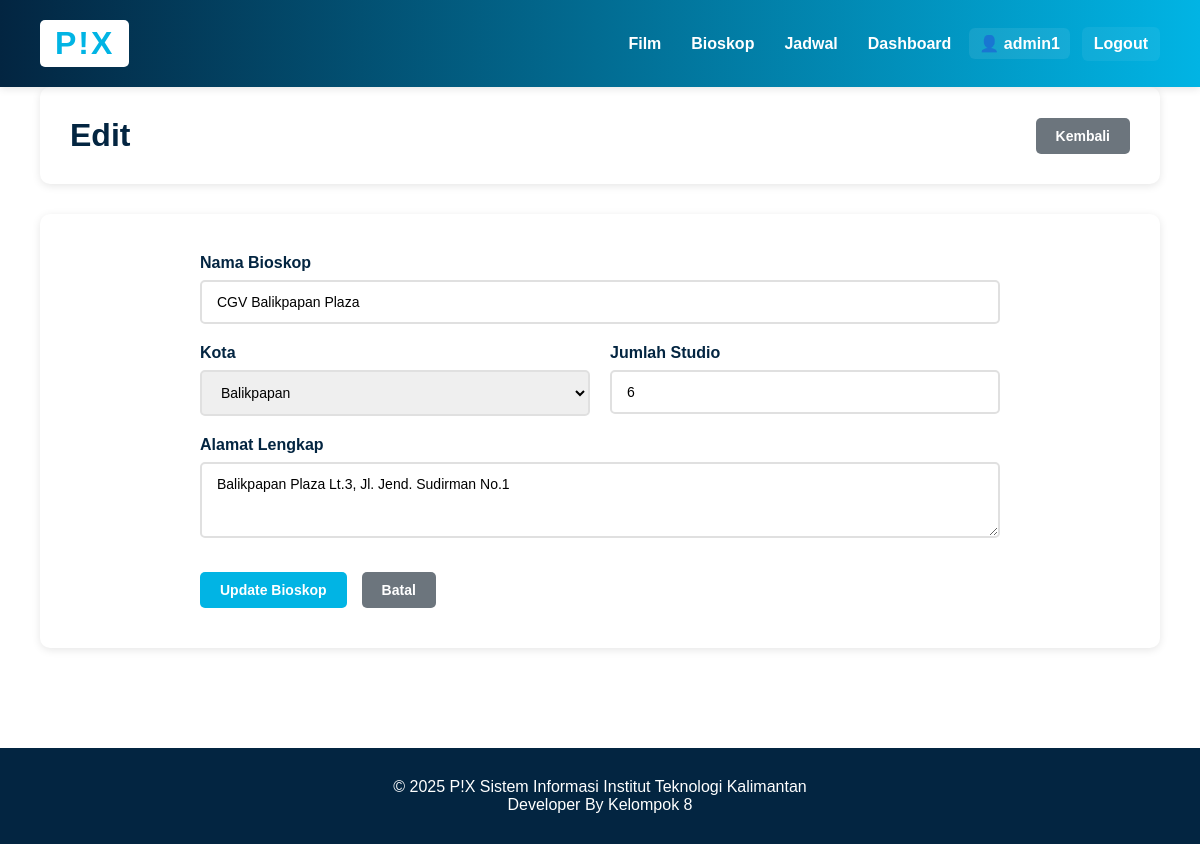
/index.php?module=bioskop&action=edit&id=1 (signed in), run on the app's committed database.
### tables this page shows
CREATE TABLE Bioskop (
    id_bioskop INT PRIMARY KEY AUTO_INCREMENT,
    nama_bioskop VARCHAR(100) NOT NULL,
    kota VARCHAR(50) NOT NULL,
    alamat_bioskop TEXT NOT NULL,
    jumlah_studio INT NOT NULL DEFAULT 4,
    created_at TIMESTAMP DEFAULT CURRENT_TIMESTAMP,
    updated_at TIMESTAMP DEFAULT CURRENT_TIMESTAMP ON UPDATE CURRENT_TIMESTAMP
);

### config/database.php (called while the page is built, shortened)
<?php
class Database {
    private $host = "localhost";
    private $db_name = "pix_database";
    private $username = "root";
    private $password = "";
    public function getConnection() {
        $this->conn = null;
        try {
            $this->conn = new PDO(
                "mysql:host=" . $this->host . ";dbname=" . $this->db_name,
                $this->username,
                $this->password
            );
            $this->conn->setAttribute(PDO::ATTR_ERRMODE, PDO::ERRMODE_EXCEPTION);
            $this->conn->exec("set names utf8mb4");
        } catch(PDOException $exception) {
            echo "Connection error: " . $exception->getMessage();
        }
        return $this->conn;
    }
}
?>

### models/Bioskop.php (called while the page is built, shortened)
<?php
require_once 'models/QueryBuilder.php';
class Bioskop {
    private $qb;
    private $table_name = "Bioskop";
    public $id_bioskop;
    public function __construct($db) {
        $this->qb = new QueryBuilder($db);
    }
    public function readOne() {
        $row = $this->qb->reset()
            ->table($this->table_name)
            ->select('*')
            ->where('id_bioskop', '=', $this->id_bioskop)
            ->first();
        if ($row) {
            $this->nama_bioskop = $row['nama_bioskop'];
            $this->kota = $row['kota'];
            $this->alamat_bioskop = $row['alamat_bioskop'];
            $this->jumlah_studio = $row['jumlah_studio'];
            return true;
        }
        return false;
    }
}
?>

### models/QueryBuilder.php (called while the page is built, shortened)
<?php
class QueryBuilder {
    private $bindings = [];
    public function table($table) {
        $this->table = $table;
        return $this;
    }
    public function select($columns = '*') {
        if (is_array($columns)) {
            $this->select = implode(', ', $columns);
        } else {
            $this->select = $columns;
        }
        return $this;
    }
    public function where($column, $operator, $value = null) {
        $placeholder = ':where_' . count($this->bindings);
        $this->bindings[$placeholder] = $value;
        return $this;
    }
    public function limit($limit) {
        $this->limit = $limit;
        return $this;
    }
    public function reset() {
        $this->bindings = [];
        $this->offset = null;
        return $this;
    }
}
?>

### views/bioskop/edit.php (the view, shortened to what this page needs)
<?php require_once 'views/layouts/header.php'; ?>
<div class="container">
    <div class="header-section">
        <h1>Edit</h1>
        <a href="index.php?module=bioskop" class="btn btn-secondary">Kembali</a>
    </div>
    <div class="form-container">
        <form method="POST" action="index.php?module=bioskop&action=update" class="movie-form">
            <div class="form-group">
                <label for="nama_bioskop">Nama Bioskop </label>
                <input type="text" id="nama_bioskop" name="nama_bioskop" required
                       value="<?php echo htmlspecialchars($this->bioskop->nama_bioskop); ?>">
            </div>
            <div class="form-row">
                <div class="form-group">
                    <label for="kota">Kota </label>
                    <select id="kota" name="kota" required>
                        <option value="Balikpapan" <?php echo ($this->bioskop->kota == 'Balikpapan') ? 'selected' : ''; ?>>Balikpapan</option>
                    </select>
                </div>
                <div class="form-group">
                    <label for="jumlah_studio">Jumlah Studio </label>
                    <input type="number" id="jumlah_studio" name="jumlah_studio" required
                           min="1" value="<?php echo $this->bioskop->jumlah_studio; ?>">
                </div>
            </div>
            <div class="form-group">
                <label for="alamat_bioskop">Alamat Lengkap </label>
                <textarea id="alamat_bioskop" name="alamat_bioskop" rows="3" required><?php echo htmlspecialchars($this->bioskop->alamat_bioskop); ?></textarea>
            </div>
            <div class="form-actions">
                <button type="submit" class="btn btn-primary">Update Bioskop</button>
                <a href="index.php?module=bioskop" class="btn btn-secondary"> Batal</a>
            </div>
        </form>
    </div>
</div>
<?php require_once 'views/layouts/footer.php'; ?>

### assets/style.css (style rules this page uses)
* { margin: 0; padding: 0; box-sizing: border-box; }
html, body { margin: 0; padding: 0; font-family: 'Source Sans Pro', Arial, sans-serif; background: #ffffff; min-height: 100vh; color: #000000; }
.container { max-width: 1400px; margin: 0 auto; padding: 0 40px 40px; }
.btn { padding: 10px 20px; border: none; border-radius: 5px; cursor: pointer; text-decoration: none; display: inline-block; font-weight: 600; transition: all 0.3s; font-size: 14px; }
.btn-primary { background: #01b4e4; color: white; }
.btn-secondary { background: #6c757d; color: white; }
.header-section { background: white; padding: 30px; border-radius: 10px; margin-bottom: 30px; box-shadow: 0 2px 8px rgba(0,0,0,0.1); display: flex; justify-content: space-between; align-items: center; }
.header-section h1 { color: #032541; font-size: 32px; }
.form-container { background: white; padding: 40px; border-radius: 10px; box-shadow: 0 2px 8px rgba(0,0,0,0.1); }
.movie-form { max-width: 800px; margin: 0 auto; }
.form-group { margin-bottom: 20px; }
.form-group label { display: block; margin-bottom: 8px; font-weight: 600; color: #032541; }
.form-group input, .form-group select, .form-group textarea { width: 100%; padding: 12px 15px; border: 2px solid #e0e0e0; border-radius: 5px; font-size: 14px; font-family: inherit; transition: all 0.3s; }
.form-row { display: grid; grid-template-columns: 1fr 1fr; gap: 20px; }
.form-actions { display: flex; gap: 15px; margin-top: 30px; }

### data on the page
bioskop: nama_bioskop "CGV Balikpapan Plaza", kota "Balikpapan", jumlah_studio "6", alamat_bioskop "Balikpapan Plaza Lt.3, Jl. Jend. Sudirman No.1"

### other printed values
$_SESSION['admin_username'] "admin1"
